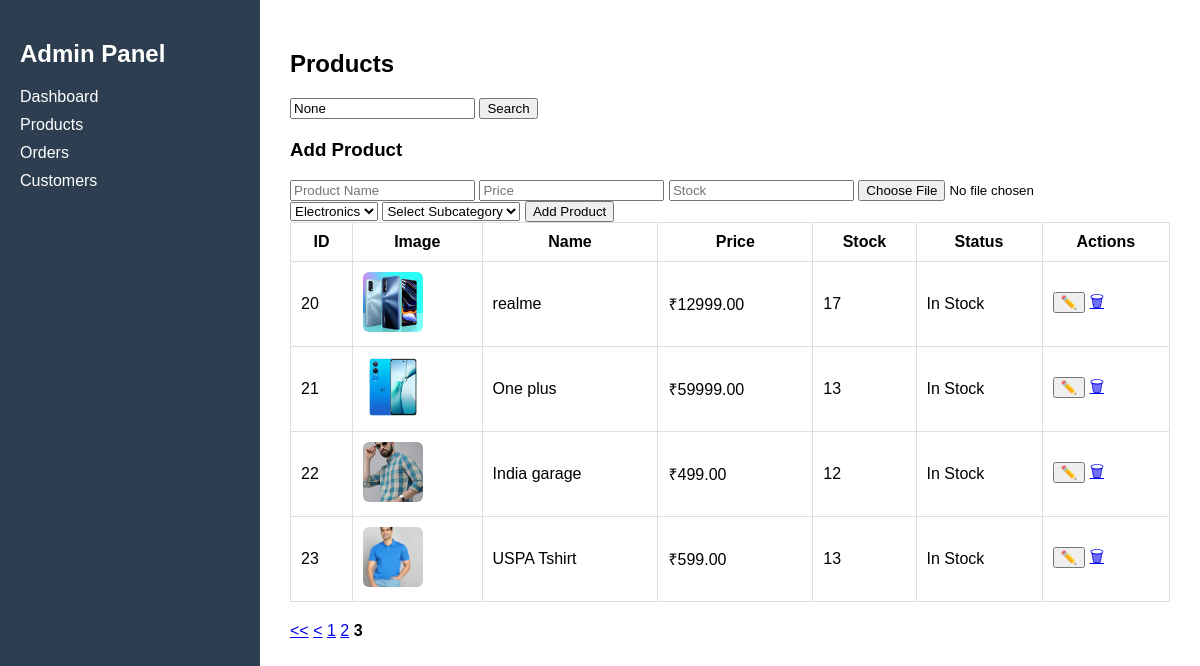
The page /admin-products/?page=3 on the database as committed earlier.
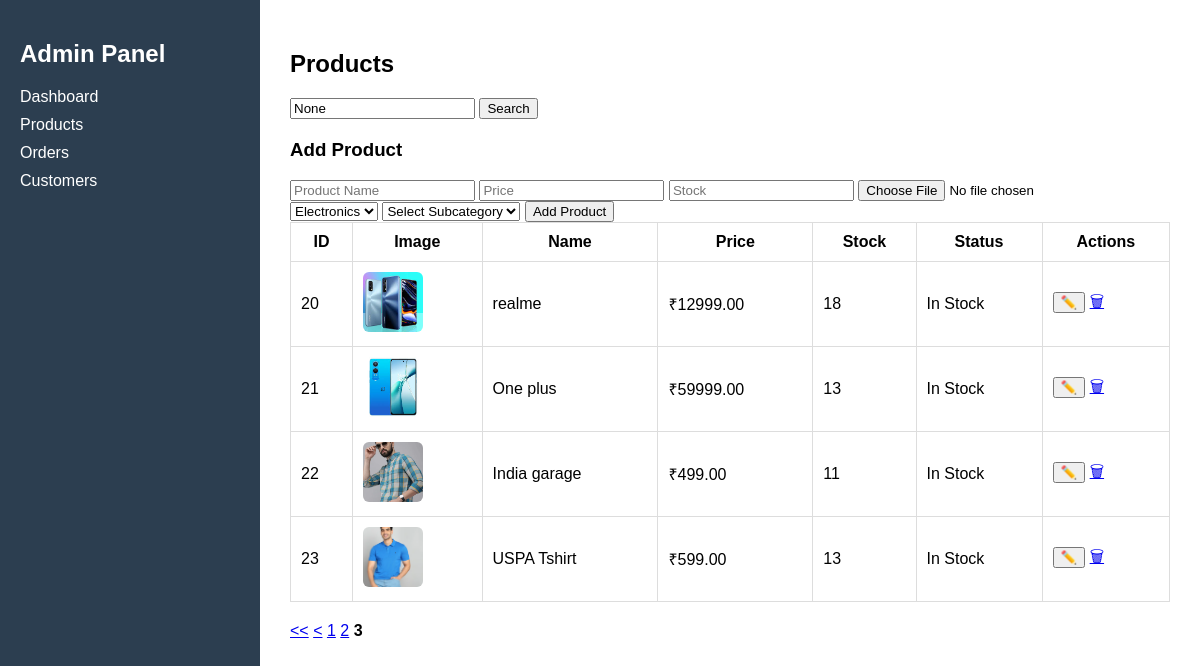
The same page on the database as committed later.
### category/models.py (models this page shows, shortened)
class Product(models.Model):
    category = models.ForeignKey(Category, on_delete=models.CASCADE)
    subcategory = models.ForeignKey(SubCategory, on_delete=models.CASCADE)
    name = models.CharField(max_length=200)
    description = models.TextField()
    price = models.DecimalField(max_digits=10, decimal_places=2)
    image = models.ImageField(upload_to='products/')
    stock=models.IntegerField(default=0)
    low_stock_threshold = models.IntegerField(default=0)
    coins = models.IntegerField(default=0)

### category/views.py (the view, shortened to what this page needs)
# urls.py: path("admin-products/", views.admin_products, name="admin_products"),
def admin_products(request):
    query = request.GET.get("q")
    products = Product.objects.all()
    categories = Category.objects.all()
    subcategories = SubCategory.objects.all()
    if query:
        products = products.filter(name__icontains=query)
    paginator = Paginator(products,9)
    page_number = request.GET.get("page")
    products = paginator.get_page(page_number)
    return render(request, "admindashboard/products.html", {
        "products": products,
        "query": query,
        "categories":categories,
        "subcategories":subcategories
    })

### category/templates/admindashboard/products.html (shortened to what this page needs)
{% extends "admindashboard/base.html" %}
{% block content %}
<h2>Products</h2>
<form method="GET" style="margin-bottom:20px;">
<input type="text" name="q" placeholder="Search product..." value="{{ query }}">
<button type="submit">Search</button>
</form>
<h3>Add Product</h3>
<form method="POST" enctype="multipart/form-data">
<input type="text" name="name" placeholder="Product Name">
<input type="number" step="0.01" name="price" placeholder="Price">
<input type="number" name="stock" placeholder="Stock">
<input type="file" name="image">
<select name="category">
{% for c in categories %}
<option value="{{ c.id }}">{{ c.name }}</option>
{% endfor %}
</select>
<select name="subcategory" required>
<option value="">Select Subcategory</option>
</select>
<button type="submit">Add Product</button>
</form>
<table border="1" cellpadding="10" cellspacing="0" width="100%">
<thead>
<tr>
<th>ID</th>
<th>Image</th>
<th>Name</th>
<th>Price</th>
<th>Stock</th>
<th>Status</th>
<th>Actions</th>
</tr>
</thead>
<tbody>
{% for product in products %}
<tr>
<td>{{ product.id }}</td>
<td>
{% if product.image %}
<img src="{{ product.image.url }}" class="product-thumb">
{% else %}
No Image
{% endif %}
</td>
<td>{{ product.name }}</td>
<td>
<span id="price-text-{{product.id}}">
₹{{ product.price }}
</span>
</td>
<td>
<span id="stock-text-{{product.id}}">
{{ product.stock }}
</span>
</td>
<td>
{% if product.stock == 0 %}
<span class="stock-out">Out of Stock</span>
{% elif product.stock < 5 %}
<span class="stock-low">Low Stock</span>
{% else %}
<span class="stock-ok">In Stock</span>
{% endif %}
</td>
<td>
<button type="button" onclick="editRow({{product.id}})">✏️</button>
<a href="{% url 'delete_product' product.id %}"
onclick="return confirm('Delete this product?')">🗑</a>
</td>
</tr>
{% endfor %}
</tbody>
</table>
<div style="margin-top:20px;">
{% if products.has_previous %} <a href="?page=1"><<</a> <a href="?page={{ products.previous_page_number }}"><</a>
{% endif %}
{% for i in products.paginator.page_range %}
{% if products.number == i %} <strong>{{ i }}</strong>
{% else %} <a href="?page={{ i }}">{{ i }}</a>
{% endif %}
{% endfor %}
</div>
{% endblock %}

Rows that differ between the two databases and show on the page:
changed Product "realme": stock "17" → "18"
changed Product "India garage": stock "12" → "11"
